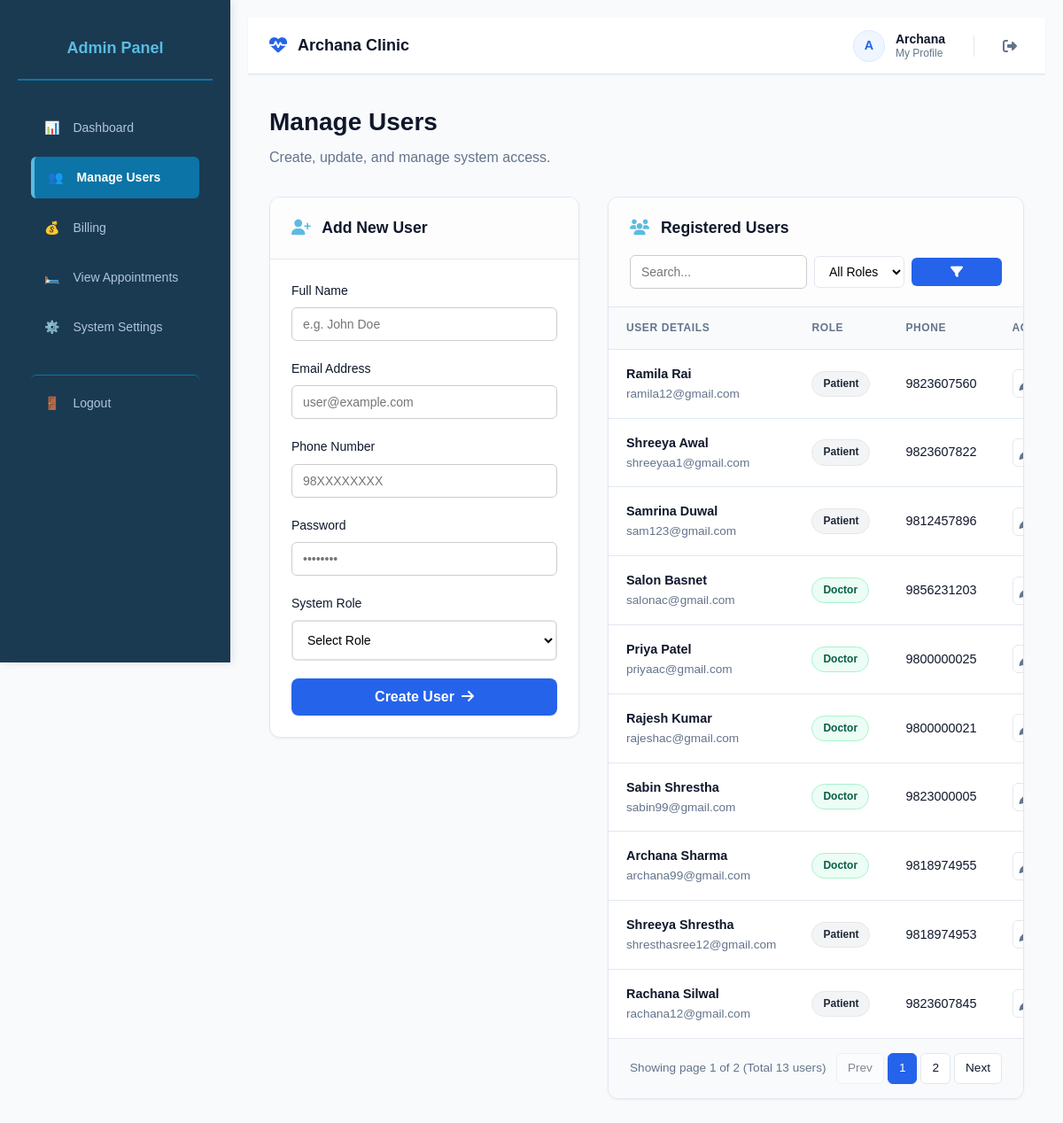
The page /admin/manage-users.php (signed in) on the database its author committed.
### tables this page shows
CREATE TABLE `patients` (
  `id` int(11) NOT NULL,
  `user_id` int(11) NOT NULL,
  `phone` varchar(15) DEFAULT NULL,
  `date_of_birth` date NOT NULL,
  `gender` enum('male','female','other') NOT NULL,
  `address` text NOT NULL,
  `emergency_contact` varchar(100) NOT NULL,
  `emergency_phone` varchar(20) NOT NULL,
  `medical_history` text DEFAULT NULL,
  `blood_group` varchar(10) DEFAULT NULL,
  `allergies` text DEFAULT NULL,
  `age` varchar(10) DEFAULT NULL
);

CREATE TABLE `users` (
  `id` int(11) NOT NULL,
  `name` varchar(100) NOT NULL,
  `email` varchar(255) DEFAULT NULL,
  `password` varchar(255) NOT NULL,
  `role` enum('admin','doctor','receptionist','patient') NOT NULL,
  `phone` varchar(15) NOT NULL,
  `created_at` timestamp NOT NULL DEFAULT current_timestamp(),
  `updated_at` timestamp NOT NULL DEFAULT current_timestamp() ON UPDATE current_timestamp()
);

### config/auth.php (called while the page is built, shortened)
<?php
class Auth {
    private $conn;
    public function __construct($connection) {
        $this->conn = $connection;
    }
    public function isLoggedIn() {
        return isset($_SESSION['user_id']);
    }
    public function getUser() {
        $user_id = $_SESSION['user_id'];
        $stmt = $this->conn->prepare("
            SELECT
                u.id,
                u.name,
                u.email,
                u.role,
                p.phone,
                p.gender,
                p.address,
                p.medical_history,
                p.blood_group,
                p.date_of_birth,
                p.allergies,
                p.emergency_phone
            FROM users u
            LEFT JOIN patients p ON u.id = p.user_id
            WHERE u.id = ?
            LIMIT 1
        ");
        $stmt->bind_param("i", $user_id);
        $stmt->execute();
        return $stmt->get_result()->fetch_assoc();
    }
}
?>

### admin/manage-users.php (the view, shortened to what this page needs)
<?php
require_once __DIR__ . '/../config/database.php';
require_once __DIR__ . '/../config/auth.php';
$auth = new Auth($conn);
$page = isset($_GET['page']) ? max(1, intval($_GET['page'])) : 1;
$limit = 10;
$offset = ($page - 1) * $limit;
$search = isset($_GET['search']) ? trim($_GET['search']) : '';
$role_filter = isset($_GET['role_filter']) ? trim($_GET['role_filter']) : '';
$params = [];
$types = "";
$where_sql = "";
$count_query = "SELECT COUNT(*) as total FROM users $where_sql";
$stmt_count = $conn->prepare($count_query);
$stmt_count->execute();
$total_rows = $stmt_count->get_result()->fetch_assoc()['total'];
$total_pages = ceil($total_rows / $limit);
$query = "SELECT * FROM users $where_sql ORDER BY created_at DESC LIMIT ? OFFSET ?";
$params[] = $limit;
$params[] = $offset;
$types .= "ii";
$stmt = $conn->prepare($query);
$stmt->bind_param($types, ...$params);
$stmt->execute();
$users = $stmt->get_result();
?>
<!DOCTYPE html>
<html lang="en">
<head>
<link rel="stylesheet" href="../styles.css">
<link rel="stylesheet" href="https://cdnjs.cloudflare.com/ajax/libs/font-awesome/6.5.0/css/all.min.css">
</head>
<body class="dashboard-page">
<div class="dashboard-container">
    <?php include __DIR__ . '/../include/sidebar-admin.php'; ?>
    <main class="dashboard-content">
        <?php include __DIR__ . '/../include/anav.php'; ?>
        <div class="manage-container">
            <div class="page-header">
                <div>
                    <h1>Manage Users</h1>
                    <p>Create, update, and manage system access.</p>
                </div>
            </div>
            <div class="admin-grid">
                <div class="card">
                    <div class="card-header">
                        <h2><i class="fas fa-user-plus"></i> Add New User</h2>
                    </div>
                    <div class="card-body">
                        <form method="POST">
                            <div class="form-group">
                                <label>Full Name</label>
                                <input type="text" name="name" class="form-control" placeholder="e.g. John Doe" required  minlength="10"
                                maxlength="30" pattern="[A-Za-z]+( [A-Za-z]+)*"
                                        title="Only letters and spaces allowed (10–30 characters)">
                            </div>
                            <div class="form-group">
                                <label>Email Address</label>
                                <input type="email" name="email" class="form-control" placeholder="user@example.com" required pattern="[a-zA-Z0-9._%+-]+@gmail\.com" title="Invalid email format.">
                            </div>
                            <div class="form-group">
                                <label>Phone Number</label>
                                <input type="tel" name="phone" class="form-control" placeholder="98XXXXXXXX" required pattern="(98|97)[0-9]{8}"
                                 title="Phone number must be  exactly 10 digits.">
                            </div>
                            <div class="form-group">
                                <label>Password</label>
                                <input type="password" name="password" class="form-control" placeholder="••••••••" pattern="(?=.*[a-z])(?=.*[A-Z])(?=.*\d)(?=.*[^A-Za-z0-9]).{8,}"
                                 title="At least 8 chars, uppercase, lowercase, number, special character " required>
                            </div>
                            <div class="form-group">
                                <label>System Role</label>
                                <select name="role" class="form-control" required>
                                    <option value="" disabled selected>Select Role</option>
                                </select>
                            </div>
                            <button type="submit" class="btn-submit">
                                Create User <i class="fas fa-arrow-right"></i>
                            </button>
                        </form>
                    </div>
                </div>
                <div class="card">
                    <div class="card-header">
                        <h2><i class="fas fa-users"></i> Registered Users</h2>
                        <form method="GET" class="filter-bar">
                            <input type="text" name="search" class="filter-input" placeholder="Search..." value="<?= htmlspecialchars($search) ?>">
                            <select name="role_filter" class="filter-select">
                                <option value="">All Roles</option>
                            </select>
                            <button type="submit" class="btn-filter"><i class="fas fa-filter"></i></button>
                        </form>
                    </div>
                    <div class="table-responsive">
                        <table class="users-table">
                            <thead>
                                <tr>
                                    <th>User Details</th>
                                    <th>Role</th>
                                    <th>Phone</th>
                                    <th>Actions</th>
                                </tr>
                            </thead>
                            <tbody>
                                <?php if ($users->num_rows > 0): ?>
                                    <?php while ($user = $users->fetch_assoc()): ?>
                                    <tr>
                                        <td>
                                            <div style="font-weight: 600;"><?= htmlspecialchars($user['name']); ?></div>
                                            <div style="color: var(--text-muted); font-size: 0.85rem;"><?= htmlspecialchars($user['email']); ?></div>
                                        </td>
                                        <td>
                                            <span class="role-badge role-<?= htmlspecialchars($user['role']); ?>">
                                                <?= ucfirst($user['role']); ?>
                                            </span>
                                        </td>
                                        <td><?= htmlspecialchars($user['phone'] ?? '-'); ?></td>
                                        <td>
                                            <div class="action-group">
                                                <button class="btn-action btn-edit"
                                                    data-id="<?= $user['id']; ?>"
                                                    data-name="<?= htmlspecialchars($user['name']); ?>"
                                                    data-email="<?= htmlspecialchars($user['email']); ?>"
                                                    data-role="<?= $user['role']; ?>"
                                                    data-phone="<?= htmlspecialchars($user['phone']); ?>"
                                                    title="Edit User">
                                                    <i class="fas fa-pen"></i>
                                                </button>
                                            </div>
                                        </td>
                                    </tr>
                                    <?php endwhile; ?>
                                <?php else: ?>
                                    <tr>
                                        <td colspan="4" style="text-align:center; padding: 2rem; color:var(--text-muted);">No users found matching your criteria.</td>
                                    </tr>
                                <?php endif; ?>
                            </tbody>
                        </table>
                    </div>
                    <?php if ($total_pages > 1): ?>
                    <div class="pagination">
                        <div class="page-info">
                            Showing page <?= $page ?> of <?= $total_pages ?> (Total <?= $total_rows ?> users)
                        </div>
                        <div class="page-links">
                            <a href="?page=<?= max(1, $page - 1) ?>&search=<?= urlencode($search) ?>&role_filter=<?= urlencode($role_filter) ?>" class="page-link <?= $page <= 1 ? 'disabled' : '' ?>">Prev</a>
                            <?php for($i = 1; $i <= $total_pages; $i++): ?>
                                <a href="?page=<?= $i ?>&search=<?= urlencode($search) ?>&role_filter=<?= urlencode($role_filter) ?>" class="page-link <?= $i == $page ? 'active' : '' ?>"><?= $i ?></a>
                            <?php endfor; ?>
                            <a href="?page=<?= min($total_pages, $page + 1) ?>&search=<?= urlencode($search) ?>&role_filter=<?= urlencode($role_filter) ?>" class="page-link <?= $page >= $total_pages ? 'disabled' : '' ?>">Next</a>
                        </div>
                    </div>
                    <?php endif; ?>
                </div>
            </div>
        </div>
    </main>
</div>
</body>
</html>

### include/anav.php (shortened to what this page needs)
<?php
if (!isset($user)) {
    $user = $auth->getUser();
}
?>
<nav class="top-navbar">
    <a href="#" class="nav-brand">
        <i class="fas fa-heartbeat"></i>
        <span>Archana Clinic</span>
    </a>
    <div class="nav-right-section">
        <a href="profile.php" class="nav-user-profile" title="View Profile">
            <div class="nav-avatar-circle">
                <?= isset($user['name']) ? strtoupper(substr($user['name'], 0, 1)) : 'U' ?>
            </div>
            <div class="nav-user-meta">
                <span class="nav-user-name">
                    <?= isset($user['name']) ? htmlspecialchars(explode(' ', $user['name'])[0]) : 'Guest' ?>
                </span>
                <span class="nav-user-subtitle">My Profile</span>
            </div>
        </a>
        <a href="../logout.php" class="nav-logout-btn" title="Logout">
            <i class="fas fa-sign-out-alt"></i>
        </a>
    </div>
</nav>

### rows shown on the page
patients: user.name "A", user.name "Archana"
users: name "Ramila Rai", email "ramila12@gmail.com", role "Patient", phone "9823607560"
users: name "Shreeya Awal", email "shreeyaa1@gmail.com", role "Patient", phone "9823607822"
users: name "Samrina Duwal", email "sam123@gmail.com", role "Patient", phone "9812457896"
users: name "Salon Basnet", email "salonac@gmail.com", role "Doctor", phone "9856231203"
users: name "Priya Patel", email "priyaac@gmail.com", role "Doctor", phone "9800000025"
users: name "Rajesh Kumar", email "rajeshac@gmail.com", role "Doctor", phone "9800000021"
users: name "Sabin Shrestha", email "sabin99@gmail.com", role "Doctor", phone "9823000005"
users: name "Archana Sharma", email "archana99@gmail.com", role "Doctor", phone "9818974955"
users: name "Shreeya Shrestha", email "shresthasree12@gmail.com", role "Patient", phone "9818974953"
users: name "Rachana Silwal", email "rachana12@gmail.com", role "Patient", phone "9823607845"

### other values the page prints
$page "1"
$total_pages "2"
$total_rows "13"
